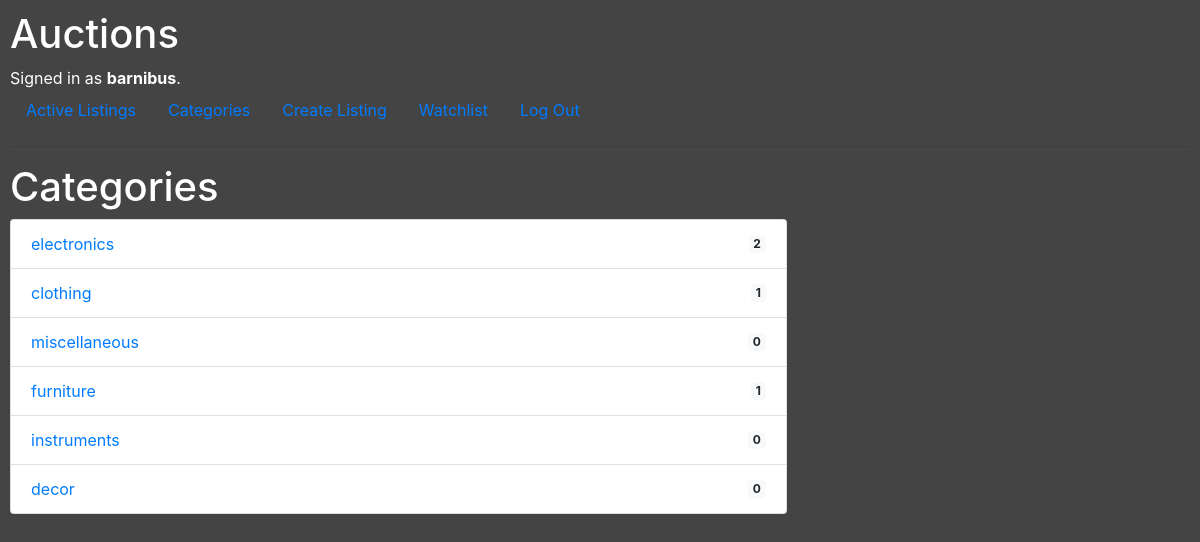
The page /categories (signed in) on the database its author committed.
### auctions/models.py (models this page shows)
class User(AbstractUser):
    pass

class Category(models.Model):
    category = models.CharField(max_length=30)
    def __str__(self):
        return self.category

### auctions/views.py (the view)
# urls.py: path("categories", views.categories, name="categories"),
def categories(request):
    categories = Category.objects.all()
    return render(request, "auctions/categories.html",{
        "categories":categories
    })

### auctions/templates/auctions/categories.html (shortened to what this page needs)
{% extends "auctions/layout.html" %}
{% block body %}
        <h1>Categories</h1>
        <div class="row">
            <div class="col-8">
                <ul class="list-group">
                    {% for category in categories %}
                        <li class="list-group-item d-flex justify-content-between align-items-center">
                            <a href="{%url 'category' category.category%}">{{category}}</a><span class="badge badge-light">{{category.listing_set.count}}</span>
                        </li>
                    {%empty%}
                        Not Available
                    {%endfor%}
                </ul>
            </div>
        </div>
{% endblock %}

### auctions/templates/auctions/layout.html (shortened to what this page needs)
{% load static %}
<!DOCTYPE html>
<html lang="en">
    <head>
        <link rel="stylesheet" href="https://stackpath.bootstrapcdn.com/bootstrap/4.4.1/css/bootstrap.min.css">
        <link href="{% static 'auctions/styles.css' %}" rel="stylesheet">
    </head>
    <body style="color: white;background-color:#444444;">
        <h1>Auctions</h1>
        <div>
            {% if user.is_authenticated %}
                Signed in as <strong>{{ user.username }}</strong>.
            {% else %}
                Not signed in.
            {% endif %}
        </div>
        <ul class="nav">
            <li class="nav-item">
                <a class="nav-link" href="{% url 'index' %}">Active Listings</a>
            </li>
            <li class="nav-item">
                <a class="nav-link" href="{% url 'categories' %}">Categories</a>
            </li>
            {% if user.is_authenticated %}
                <li class="nav-item"><a class="nav-link" href="{% url 'create' %}">Create Listing</a></li>
                <li class="nav-item"><a class="nav-link" href="{% url 'watchlist' %}">Watchlist</a>
                <li class="nav-item"><a class="nav-link" href="{% url 'logout' %}">Log Out</a></li>
            {% endif %}
        </ul>
        <hr>
        {% block body %}
        {% endblock %}
    </body>
</html>

### auctions/static/auctions/styles.css (style rules this page uses)
body { padding: 10px; }

### rows shown on the page
User: username "barnibus"
Category: category "electronics", listing_set.count "2"
Category: category "clothing", listing_set.count "1"
Category: category "miscellaneous", listing_set.count "0"
Category: category "furniture", listing_set.count "1"
Category: category "instruments", listing_set.count "0"
Category: category "decor", listing_set.count "0"
